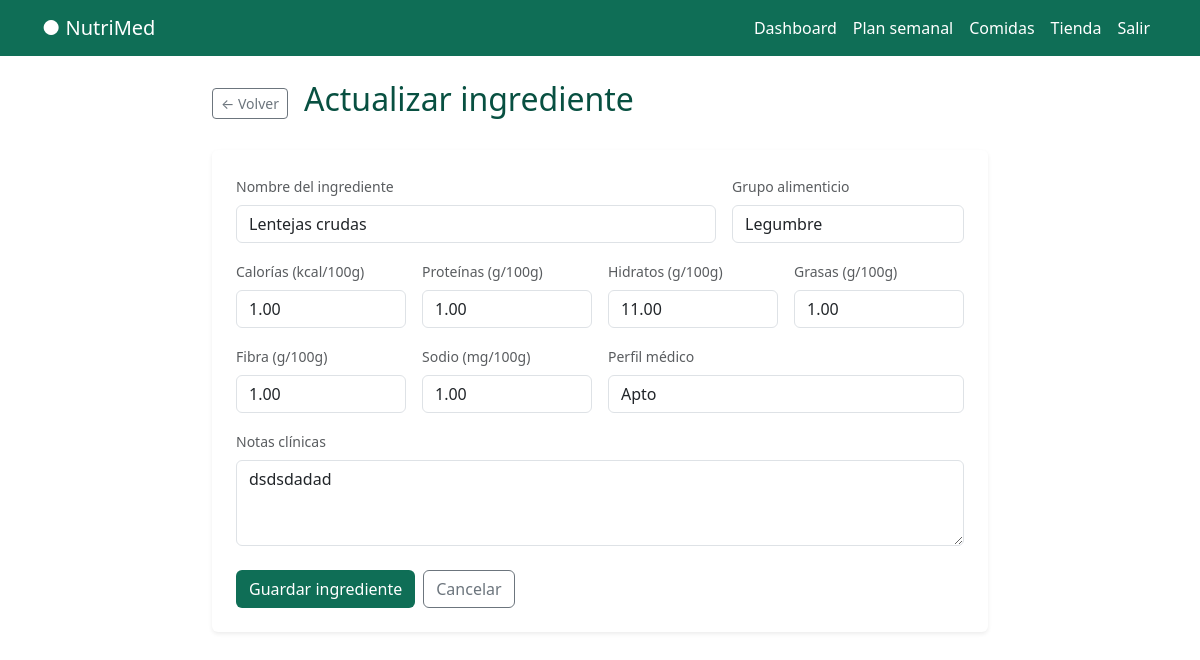
The page /alimentos/4/editar/ (signed in) on the database its author committed.
### alimentos/models.py (models this page shows, shortened)
class Alimentos(models.Model):
    GRUPOS = [
       ('verdura', 'Verdura'),
        ('fruta', 'Fruta'),
        ('cereal', 'Cereal'),
        ('legumbre', 'Legumbre'),
        ('proteina', 'Proteína'),
        ('lacteo', 'Lácteo'),
        ('grasa', 'Grasa'),
        ('otro', 'Otro'),
    ]
    PERFIL = [
         ('apto', 'Apto'),
        ('moderado', 'Moderado'),
        ('evitar', 'Evitar'),
    ]
    usuario = models.ForeignKey(User, on_delete=models.CASCADE)
    nombre = models.CharField(max_length=200)
    grupo = models.CharField(max_length=50, choices=GRUPOS)
    calorias = models.DecimalField(max_digits=6, decimal_places=2)
    proteinas = models.DecimalField(max_digits=5, decimal_places=2)
    hidratos = models.DecimalField(max_digits=5, decimal_places=2)
    grasas = models.DecimalField(max_digits=5, decimal_places=2)
    fibra = models.DecimalField(max_digits=5, decimal_places=2, default=0)
    sodio = models.DecimalField(max_digits=6, decimal_places=2, default=0)
    perfil_medico = models.CharField(max_length=20, choices=PERFIL, default='apto')
    notas = models.TextField(blank=True)
    creado = models.DateTimeField(auto_now_add=True)
    class Meta:
        ordering = ['nombre']

### alimentos/views.py (the view)
# urls.py: path('<int:id>/editar/', views.actualizar_alimentos, name='editar_alimento'),
@login_required
def actualizar_alimentos(request, id):
    repo = AlimentoRepository(request.user)
    alimento = repo.get_by_id(id)
    if request.method == "POST":
       form = AlimentoForm(request.POST, instance=alimento)
       if form.is_valid():
           repo.update(id, form.cleaned_data)
           messages.success(request, "Ingrediente actualizado correctamente")
           return redirect('lista_alimentos')
    else:
        form = AlimentoForm(instance=alimento)
    return render(request, 'alimentos/form.html', {'form': form, 'titulo': 'Actualizar ingrediente', 'alimento': alimento})

### alimentos/repositories.py (called while the page is built)
    def get_by_id(self, id):
        return Alimentos.objects.get(id=id, usuario=self.usuario)

### templates/alimentos/form.html (shortened to what this page needs)
{% extends 'base.html' %}
{% block content %}
<div class="container py-4" style="max-width:800px">
  <div class="d-flex align-items-center gap-3 mb-4">
    <a href="{% url 'lista_alimentos' %}" class="btn btn-outline-secondary btn-sm">← Volver</a>
    <h2 style="color:#085041">{{ titulo }}</h2>
  </div>
  <div class="card border-0 shadow-sm p-4">
    <form method="POST">
      <div class="row g-3">
        <div class="col-md-8">
          <label class="form-label small text-muted">Nombre del ingrediente</label>
          {{ form.nombre }}
        </div>
        <div class="col-md-4">
          <label class="form-label small text-muted">Grupo alimenticio</label>
          {{ form.grupo }}
        </div>
        <div class="col-md-3">
          <label class="form-label small text-muted">Calorías (kcal/100g)</label>
          {{ form.calorias }}
        </div>
        <div class="col-md-3">
          <label class="form-label small text-muted">Proteínas (g/100g)</label>
          {{ form.proteinas }}
        </div>
        <div class="col-md-3">
          <label class="form-label small text-muted">Hidratos (g/100g)</label>
          {{ form.hidratos }}
        </div>
        <div class="col-md-3">
          <label class="form-label small text-muted">Grasas (g/100g)</label>
          {{ form.grasas }}
        </div>
        <div class="col-md-3">
          <label class="form-label small text-muted">Fibra (g/100g)</label>
          {{ form.fibra }}
        </div>
        <div class="col-md-3">
          <label class="form-label small text-muted">Sodio (mg/100g)</label>
          {{ form.sodio }}
        </div>
        <div class="col-md-6">
          <label class="form-label small text-muted">Perfil médico</label>
          {{ form.perfil_medico }}
        </div>
        <div class="col-12">
          <label class="form-label small text-muted">Notas clínicas</label>
          {{ form.notas }}
        </div>
      </div>
      <div class="d-flex gap-2 mt-4">
        <button type="submit" class="btn text-white" style="background:#0F6E56">Guardar ingrediente</button>
        <a href="{% url 'lista_alimentos' %}" class="btn btn-outline-secondary">Cancelar</a>
      </div>
    </form>
  </div>
</div>
{% endblock %}

### rows shown on the page
Alimentos: nombre "Lentejas crudas", grupo "Legumbre", calorias "1.00", proteinas "1.00", hidratos "11.00", grasas "1.00", fibra "1.00", sodio "1.00", perfil_medico "Apto", notas "dsdsdadad"

### other values the page prints
{{ titulo }} "Actualizar ingrediente"
